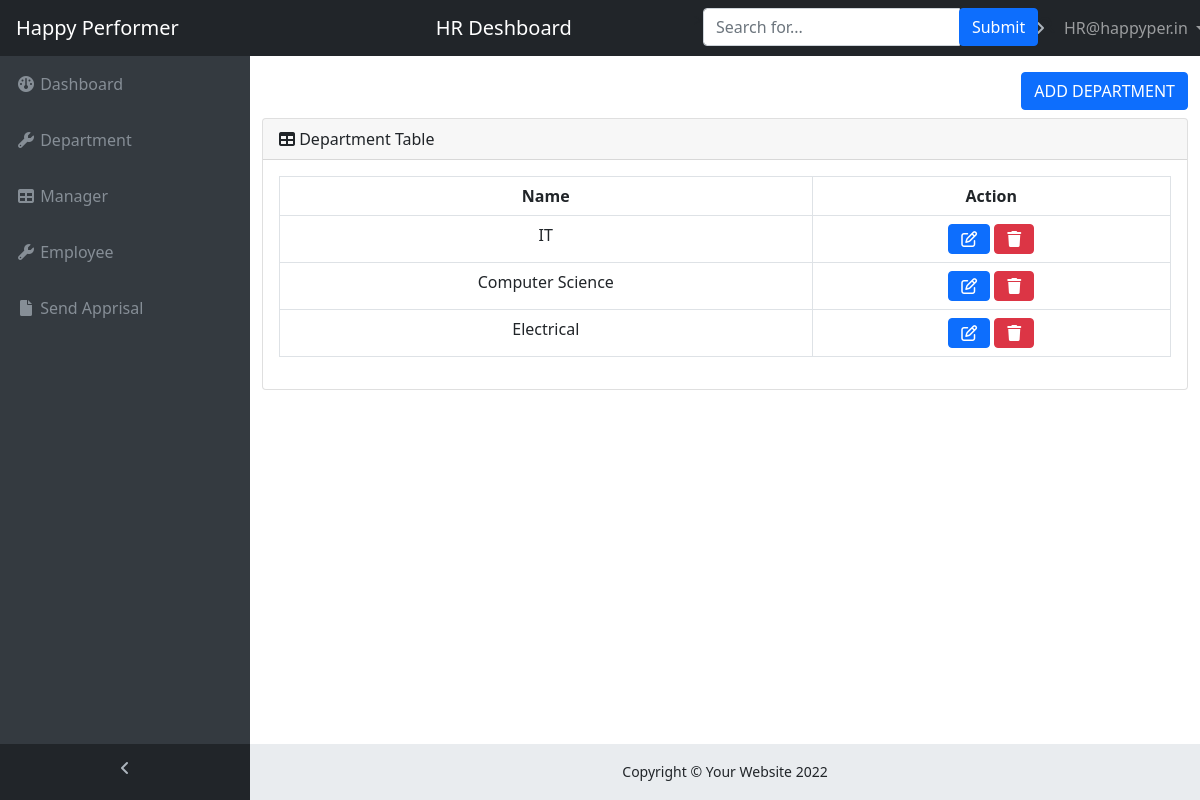
/HR/adddepartment.php (signed in), run on the app's committed database.
### tables this page shows
CREATE TABLE `department` (
  `depart_id` bigint(60) NOT NULL,
  `depart_name` varchar(255) NOT NULL
);

### HR/adddepartment.php (the view, shortened to what this page needs)
<html>
<head>
    <link rel="stylesheet"
        href="https://cdn.jsdelivr.net/npm/@fortawesome/fontawesome-free@5.15.4/css/fontawesome.min.css"
>
    <link rel="stylesheet" href="https://cdnjs.cloudflare.com/ajax/libs/font-awesome/6.0.0/css/all.min.css">
    <link href="https://cdn.jsdelivr.net/npm/bootstrap@5.0.2/dist/css/bootstrap.min.css" rel="stylesheet"
>
    <link rel="stylesheet" href="style.css">
</head>
<body class="fixed-nav sticky-footer bg-dark" id="page-top">
    <?php include("navbar.php"); ?>
    <div class="content-wrapper">
        <div class="container-fluid">
            <div class="d-flex flex-row-reverse mb-2">
                <button type="button" class="btn btn-primary" data-bs-toggle="modal" data-bs-target="#add-depart">ADD DEPARTMENT
                </button>
            </div>
            <div class="card mb-3">
                <div class="card-header">
                    <i class="fa fa-table"></i> Department Table
                </div>
                <div class="card-body">
                    <div class="table-responsive">
                        <table class="table table-bordered text-center" id="dataTable" width="100%" cellspacing="0">
                            <thead>
                                <tr>
                                    <th>Name</th>
                                    <th>Action</th>
                                </tr>
                            </thead>
                            <tbody>
                                <?php
                                    include("connection.php");
                                    $sql = "SELECT * FROM department ORDER BY depart_id DESC";
                                    $result = mysqli_query($conn, $sql);
                                    while($row = mysqli_fetch_assoc($result)){
                                ?>
                                <tr>
                                    <td><?php echo $row['depart_name']; ?></td>
                                    <td><button type="button" class="btn btn-primary" data-bs-toggle="modal"
                                            data-bs-target="#updatedepart<?php echo $row['depart_id']; ?>">
                                            <i class='far fa-edit'></i>
                                        </button>
                                        <button type="button" class="btn btn-danger" data-bs-toggle="modal"
                                            data-bs-target="#deletedepart<?php echo $row['depart_id']; ?>">
                                            <i class="fa fa-trash"></i>
                                        </button>
                                    </td>
                                </tr>
                                <?php }?>
                            </tbody>
                        </table>
                    </div>
                </div>
            </div>
        </div>
        <?php include("footer.php"); ?>
    </div>
</body>
</html>

### HR/style.css (style rules this page uses)
html { position: relative; min-height: 100%; }
body { overflow-x: hidden; }
body.sticky-footer { margin-bottom: 56px; }
body.sticky-footer .content-wrapper { min-height: calc(100vh - 56px - 56px); }
body.fixed-nav { padding-top: 56px; }
.content-wrapper { min-height: calc(100vh - 56px); padding-top: 1rem; }
.content-wrapper { overflow-x: hidden; background: white; }
@media (min-width: 992px) { .content-wrapper { margin-left: 250px; } }

### data on the page
department: depart_name "IT"
department: depart_name "Computer Science"
department: depart_name "Electrical"
